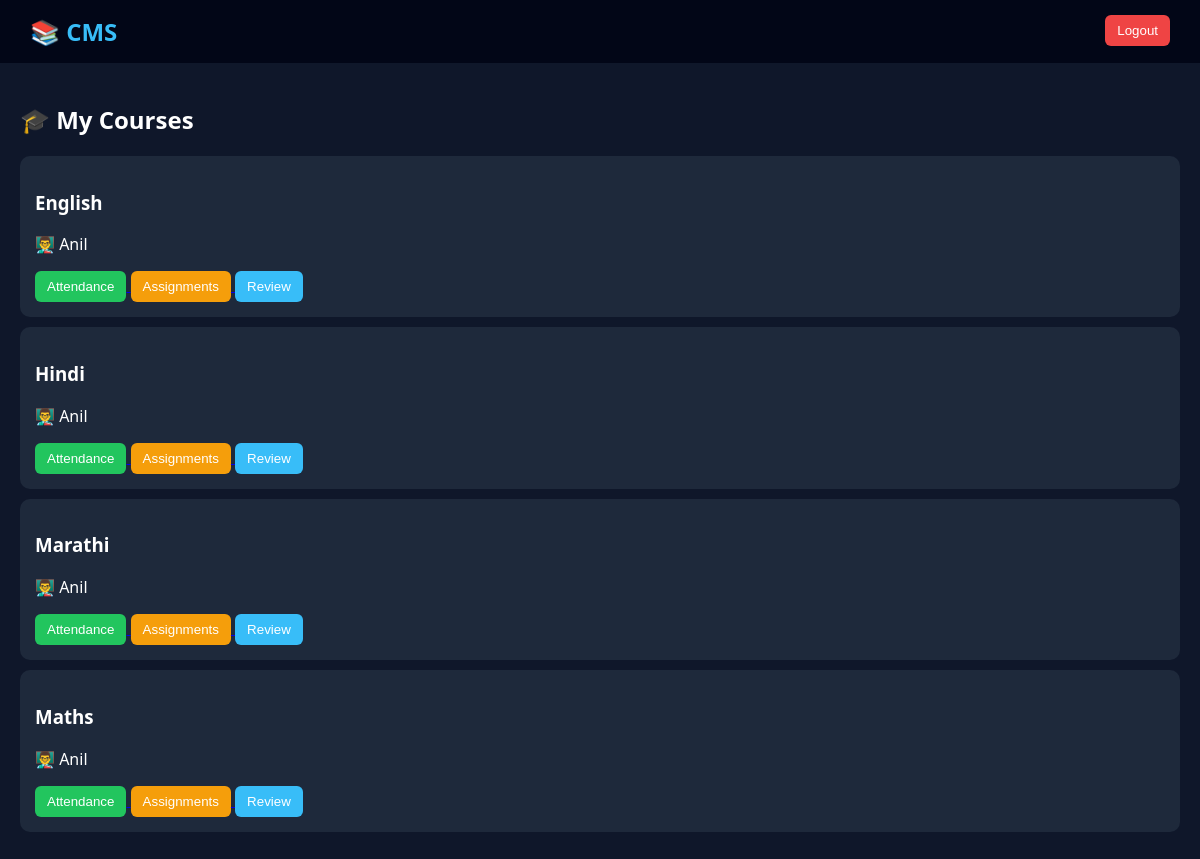
The page /student/ (signed in) on the database its author committed.
### app/models.py (models this page shows, shortened)
class Enrollment(models.Model):
    student = models.ForeignKey(User, on_delete=models.CASCADE)
    course = models.ForeignKey(Course, on_delete=models.CASCADE)

class Course(models.Model):
    title = models.CharField(max_length=100)
    teacher = models.ForeignKey(User, on_delete=models.CASCADE)

class User(models.Model):
    ROLE_CHOICES = (
        ('student', 'Student'),
        ('teacher', 'Teacher'),
    )
    username = models.CharField(max_length=100)
    password = models.CharField(max_length=100)
    role = models.CharField(max_length=10, choices=ROLE_CHOICES)

### app/views.py (the view)
# urls.py: path('student/', views.student_dashboard, name='student_dashboard'),
def student_dashboard(request):
    user_id = request.session['user']
    courses = Course.objects.all()
    enrollments = Enrollment.objects.filter(student_id=user_id)
    return render(request, 'student_dashboard.html', {
        'courses': courses,
        'enrollments': enrollments
    })

### app/templates/student_dashboard.html
{% extends 'base.html' %}
{% block content %}
<h2>🎓 My Courses</h2>
{% for e in enrollments %}
<div class="card">
<h3>{{ e.course.title }}</h3>
<p>👨‍🏫 {{ e.course.teacher.username }}</p>
<a href="/attendance/{{e.course.id}}/">
<button class="btn btn-green">Attendance</button>
</a>
<a href="/assignments/{{e.course.id}}/">
<button class="btn btn-yellow">Assignments</button>
</a>
<a href="/review/{{e.course.id}}/">
<button class="btn">Review</button>
</a>
</div>
{% endfor %}
{% endblock %}

### app/templates/base.html (style rules this page uses)
body { margin: 0; font-family: 'Segoe UI', sans-serif; background: #0f172a; color: white; }
.btn { padding: 8px 12px; border: none; border-radius: 6px; cursor: pointer; color: white; background: #38bdf8; }
.btn-green { background: #22c55e; }
.btn-yellow { background: #f59e0b; }
.card { background: #1e293b; padding: 15px; margin: 10px 0; border-radius: 10px; }

### rows shown on the page
Enrollment: course "English", course.teacher.username "Anil"
Enrollment: course "Hindi", course.teacher.username "Anil"
Enrollment: course "Marathi", course.teacher.username "Anil"
Enrollment: course "Maths", course.teacher.username "Anil"
